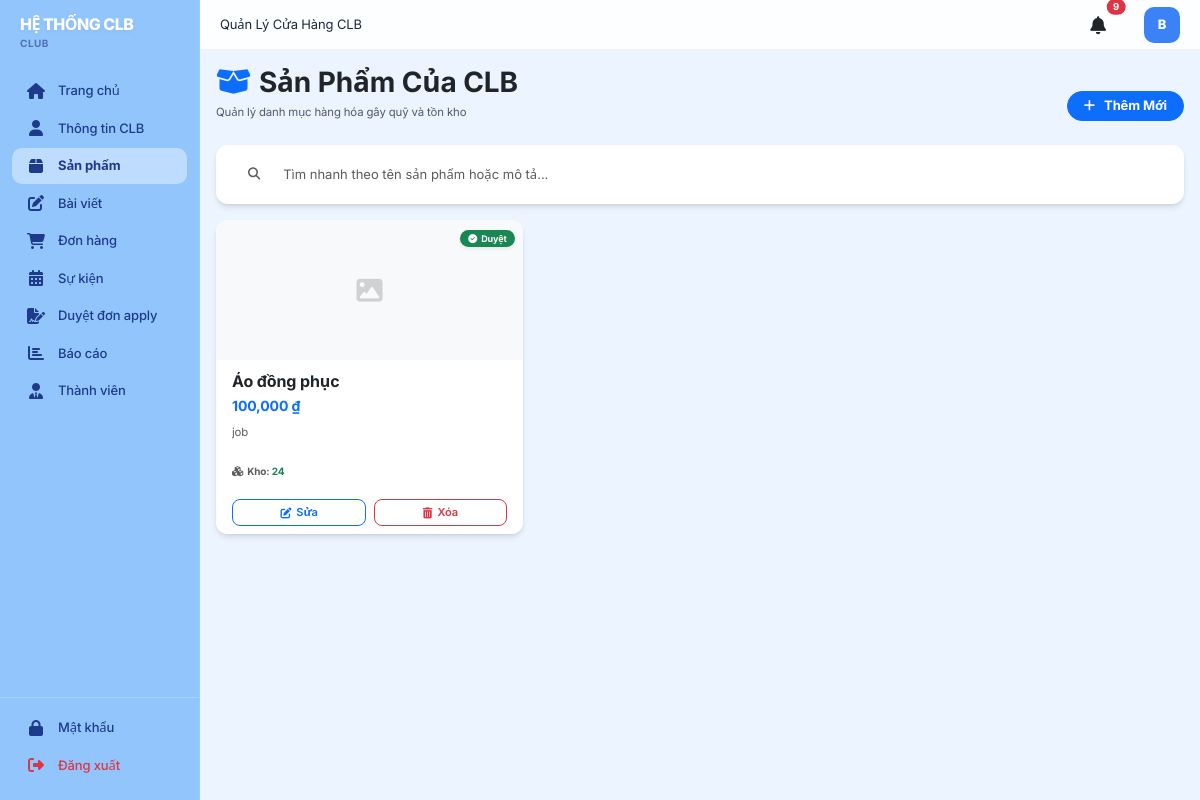
/club/products (signed in), run on the app's committed database.
### models.py (models this page shows, shortened)
class User(db.Model):
    __tablename__ = 'users'
    id = db.Column(db.Integer, primary_key=True)
    username = db.Column(db.String(120), unique=True, nullable=False)
    email = db.Column(db.String(120), unique=True, nullable=False)
    password_hash = db.Column(db.String(255), nullable=False)
    user_type = db.Column(db.String(20), nullable=False)  # student, club, admin
    status = db.Column(db.String(20), default=STATUS_ACTIVE)  # active, inactive
    created_at = db.Column(db.DateTime, default=datetime.utcnow)
    updated_at = db.Column(db.DateTime, default=datetime.utcnow, onupdate=datetime.utcnow)
    student_profile = db.relationship('Student', backref='user', uselist=False, cascade='all, delete-orphan')
    club_profile = db.relationship('Club', backref='user', uselist=False, cascade='all, delete-orphan', foreign_keys='Club.user_id')
    def is_student(self):
        return self.user_type == USER_TYPE_STUDENT
    def is_club(self):
        return self.user_type == USER_TYPE_CLUB

class Product(db.Model):
    __tablename__ = 'products'
    id = db.Column(db.Integer, primary_key=True)
    club_id = db.Column(db.Integer, db.ForeignKey('clubs.id'), nullable=False)
    product_name = db.Column(db.String(200), nullable=False)
    description = db.Column(db.Text)
    price = db.Column(db.Float, nullable=False)
    quantity = db.Column(db.Integer, default=0)
    image_url = db.Column(db.String(255))
    status = db.Column(db.String(20), default=STATUS_PENDING)  # pending, approved, active, inactive
    created_at = db.Column(db.DateTime, default=datetime.utcnow)
    updated_at = db.Column(db.DateTime, default=datetime.utcnow, onupdate=datetime.utcnow)
    order_items = db.relationship('OrderItem', backref='product', cascade='all, delete-orphan')

### app.py (the view)
@app.route('/club/products', methods=['GET', 'POST'])
@login_required
def club_products():
    if not current_user.is_club():
        flash('Chỉ CLB mới có thể quản lý sản phẩm', 'danger')
        return redirect(url_for('index'))
    club = current_user.club_profile
    products = Product.query.filter_by(club_id=club.id).all()
    return render_template('club/products.html', products=products)

### templates/club/products.html (shortened to what this page needs)
{% extends "base.html" %}
{% block page_title %}Quản Lý Cửa Hàng CLB{% endblock %}
{% block content %}
<div class="d-flex justify-content-between align-items-end mb-4">
    <div>
        <h3 class="fw-bold mb-1 text-dark"><i class="fas fa-box-open text-primary me-2"></i>Sản Phẩm Của CLB</h3>
        <p class="text-muted small mb-0">Quản lý danh mục hàng hóa gây quỹ và tồn kho</p>
    </div>
    <a href="{{ url_for('create_product') }}" class="btn btn-primary btn-sm rounded-pill px-3 py-1 fw-bold">
        <i class="fas fa-plus me-1"></i>Thêm Mới
    </a>
</div>
<div class="card border-0 mb-3 shadow-sm rounded-3">
    <div class="card-body p-2">
        <div class="input-group input-group-sm border-0">
            <span class="input-group-text bg-transparent border-0 px-3"><i class="fas fa-search text-muted small"></i></span>
            <input type="text" class="form-control border-0 bg-transparent py-2" style="font-size: 13px;" placeholder="Tìm nhanh theo tên sản phẩm hoặc mô tả..." id="searchInput">
        </div>
    </div>
</div>
<div class="row" id="productsGrid">
    {% for product in products %}
    <div class="col-md-4 mb-3">
        <div class="card h-100 border-0 shadow-sm rounded-3 overflow-hidden position-relative">
            <div class="bg-light d-flex align-items-center justify-content-center" style="height: 140px;">
                {% if product.image_url %}
                    <img src="{{ product.image_url }}" alt="{{ product.product_name }}" style="width: 100%; height: 100%; object-fit: cover;">
                {% else %}
                    <i class="fas fa-image fa-2x text-muted opacity-25"></i>
                {% endif %}
            </div>
            <div class="position-absolute top-0 end-0 p-2">
                {% if product.status == 'pending' %}
                <span class="badge bg-warning text-dark px-2 py-1 rounded-pill shadow-sm" style="font-size: 9px;"><i class="fas fa-hourglass-half me-1"></i>Chờ</span>
                {% elif product.status == 'approved' %}
                <span class="badge bg-success px-2 py-1 rounded-pill shadow-sm" style="font-size: 9px;"><i class="fas fa-check-circle me-1"></i>Duyệt</span>
                {% elif product.status == 'rejected' %}
                <span class="badge bg-danger px-2 py-1 rounded-pill shadow-sm" style="font-size: 9px;"><i class="fas fa-times-circle me-1"></i>Từ chối</span>
                {% endif %}
            </div>
            <div class="card-body p-3">
                <h6 class="fw-bold mb-1 text-truncate" style="max-width: 100%;">{{ product.product_name }}</h6>
                <p class="text-primary fw-bold mb-2" style="font-size: 14px;">{{ "{:,.0f}".format(product.price) }} ₫</p>
                <p class="text-muted small mb-2" style="display: -webkit-box; -webkit-line-clamp: 2; line-clamp: 2; -webkit-box-orient: vertical; overflow: hidden; height: 32px; line-height: 16px;">
                    {{ product.description }}
                </p>
                <div class="text-muted small fw-bold" style="font-size: 10px;">
                    <i class="fas fa-cubes me-1"></i>Kho: <span class="{% if product.quantity == 0 %}text-danger{% else %}text-success{% endif %}">{{ product.quantity }}</span>
                </div>
            </div>
            <div class="card-footer bg-white border-top-0 p-2 px-3 d-flex justify-content-between">
                <a href="{{ url_for('edit_product', product_id=product.id) }}" class="btn btn-outline-primary btn-sm flex-grow-1 p-1" style="font-size: 11px;">
                    <i class="fas fa-edit"></i> Sửa
                </a>
                <form action="{{ url_for('delete_product', product_id=product.id) }}" method="POST" class="d-inline flex-grow-1 ms-2">
                    <button type="submit" class="btn btn-outline-danger btn-sm w-100 p-1" style="font-size: 11px;" onclick="return confirm('Xóa sản phẩm này?')">
                        <i class="fas fa-trash-alt"></i> Xóa
                    </button>
                </form>
            </div>
        </div>
    </div>
    {% endfor %}
</div>
{% endblock %}

### templates/base.html (shortened to what this page needs)
<!DOCTYPE html>
<html lang="vi">
<head>
    <link href="https://cdn.jsdelivr.net/npm/bootstrap@5.3.0/dist/css/bootstrap.min.css" rel="stylesheet">
    <link rel="stylesheet" href="https://cdnjs.cloudflare.com/ajax/libs/font-awesome/6.4.0/css/all.min.css">
<link rel="stylesheet" href="{{ url_for('static', filename='css/style.css') }}">
</head>
<body>
    <div class="layout">
        {% if not hide_sidebar %}
        <div class="sidebar">
            <div class="logo">
                <h5>HỆ THỐNG CLB</h5>
                <p>{% if current_user.is_authenticated %}{{ current_user.user_type }}{% else %}Sinh viên{% endif %}</p>
            </div>
            <nav class="sidebar-nav">
                {% if current_user.is_authenticated %}
                    {% if current_user.is_student() %}
                        <div class="nav-item">
                            <a href="{{ url_for('student_dashboard') }}" class="nav-link {% if request.endpoint == 'student_dashboard' %}active{% endif %}">
                                <i class="fas fa-home"></i> Trang chủ
                            </a>
                        </div>
                        <div class="nav-item">
                            <a href="{{ url_for('student_profile') }}" class="nav-link {% if request.endpoint and 'profile' in request.endpoint %}active{% endif %}">
                                <i class="fas fa-user"></i> Hồ sơ cá nhân
                            </a>
                        </div>
                        <div class="nav-item">
                            <a href="{{ url_for('student_activities') }}" class="nav-link {% if request.endpoint == 'student_activities' %}active{% endif %}">
                                <i class="fas fa-tasks"></i> Hoạt động của tôi
                            </a>
                        </div>
                        <div class="nav-item">
                            <a href="{{ url_for('student_clubs') }}" class="nav-link {% if request.endpoint == 'student_clubs' %}active{% endif %}">
                                <i class="fas fa-users"></i> Khám phá CLB
                            </a>
                        </div>
                        <div class="nav-item">
                            <a href="{{ url_for('student_events') }}" class="nav-link {% if request.endpoint == 'student_events' %}active{% endif %}">
                                <i class="fas fa-calendar"></i> Sự kiện
                            </a>
                        </div>
                        <div class="nav-item">
                            <a href="{{ url_for('products_list') }}" class="nav-link {% if 'product' in request.endpoint|string %}active{% endif %}">
                                <i class="fas fa-shopping-bag"></i> Cửa hàng
                            </a>
                        </div>
                        <div class="nav-item">
                            <a href="{{ url_for('cart') }}" class="nav-link {% if request.endpoint == 'cart' %}active{% endif %}">
                                <i class="fas fa-shopping-cart"></i> Giỏ hàng
                            </a>
                        </div>
                        <div class="nav-item">
                            <a href="{{ url_for('orders_list') }}" class="nav-link {% if request.endpoint == 'orders_list' %}active{% endif %}">
                                <i class="fas fa-receipt"></i> Đơn hàng
                            </a>
                        </div>
                        <div class="nav-item">
                            <a href="{{ url_for('student_club_register') }}" class="nav-link {% if request.endpoint == 'student_club_register' %}active{% endif %}">
                                <i class="fas fa-edit"></i> Đăng ký CLB
                            </a>
                        </div>
                    {% elif current_user.is_club() %}
                        <div class="nav-item">
                            <a href="{{ url_for('club_dashboard') }}" class="nav-link {% if request.endpoint == 'club_dashboard' %}active{% endif %}">
                                <i class="fas fa-home"></i> Trang chủ
                            </a>
                        </div>
                        <div class="nav-item">
                            <a href="{{ url_for('club_profile') }}" class="nav-link {% if request.endpoint == 'club_profile' %}active{% endif %}">
                                <i class="fas fa-user"></i> Thông tin CLB
                            </a>
                        </div>
                        <div class="nav-item">
                            <a href="{{ url_for('club_products') }}" class="nav-link {% if 'product' in request.endpoint|string %}active{% endif %}">
                                <i class="fas fa-box"></i> Sản phẩm
                            </a>
                        </div>
                        <div class="nav-item">
                            <a href="{{ url_for('club_posts') }}" class="nav-link {% if 'post' in request.endpoint|string %}active{% endif %}">
                                <i class="fas fa-edit"></i> Bài viết
                            </a>
                        </div>
                        <div class="nav-item">
                            <a href="{{ url_for('club_orders') }}" class="nav-link {% if 'order' in request.endpoint|string %}active{% endif %}">
                                <i class="fas fa-shopping-cart"></i> Đơn hàng
                            </a>
                        </div>
                        <div class="nav-item">
                            <a href="{{ url_for('club_events') }}" class="nav-link {% if 'event' in request.endpoint|string %}active{% endif %}">
                                <i class="fas fa-calendar-alt"></i> Sự kiện
                            </a>
                        </div>
                        <div class="nav-item">
                            <a href="{{ url_for('club_applications') }}" class="nav-link {% if request.endpoint == 'club_applications' %}active{% endif %}">
                                <i class="fas fa-file-signature"></i> Duyệt đơn apply
                            </a>
                        </div>
                        <div class="nav-item">
                            <a href="{{ url_for('club_reports') }}" class="nav-link {% if request.endpoint == 'club_reports' %}active{% endif %}">
                                <i class="fas fa-chart-bar"></i> Báo cáo
                            </a>
                        </div>
                        <div class="nav-item">
                            <a href="{{ url_for('club_members') }}" class="nav-link {% if request.endpoint == 'club_members' %}active{% endif %}">
                                <i class="fas fa-user-tie"></i> Thành viên
                            </a>
                        </div>
                    {% endif %}
                {% endif %}
            </nav>
            {% if current_user.is_authenticated %}
            <div class="sidebar-footer">
                <div class="nav-item">
                    <a href="{{ url_for('change_credentials') }}" class="nav-link {% if request.endpoint == 'change_credentials' %}active{% endif %}">
                        <i class="fas fa-lock"></i> Mật khẩu
                    </a>
                </div>
                <div class="nav-item">
                    <a href="{{ url_for('logout') }}" class="nav-link text-danger">
                        <i class="fas fa-sign-out-alt"></i> Đăng xuất
                    </a>
                </div>
            </div>
            {% endif %}
        </div>
        {% endif %}
        <div class="main-container {% if hide_sidebar %}no-sidebar{% endif %}">
            {% if not hide_sidebar %}
            <div class="top-header">
                <div class="header-left">
                    {% block page_title %}{% endblock %}
                </div>
                <div class="header-right">
                    <a href="{{ url_for('notifications_list') }}" class="notification-icon position-relative text-dark text-decoration-none me-3">
                        <i class="fas fa-bell"></i>
                        {% if unread_count > 0 %}
                        <span class="position-absolute top-0 start-100 translate-middle badge rounded-pill bg-danger" style="font-size: 0.6rem; padding: 0.35em 0.65em; border: 2px solid #fff;">
                            {{ unread_count if unread_count < 100 else '99+' }}
                        </span>
                        {% endif %}
                    </a>
                    {% if current_user.is_authenticated %}
                        {% set avatar = None %}
                        {% if current_user.is_student() and current_user.student_profile and current_user.student_profile.avatar_url %}
                            {% set avatar = current_user.student_profile.avatar_url %}
                        {% elif current_user.is_club() and current_user.club_profile and current_user.club_profile.logo_url %}
                            {% set avatar = current_user.club_profile.logo_url %}
                        {% endif %}
                        {% if avatar %}
                        <div class="user-avatar border border-2 shadow-sm" title="{{ current_user.username }}">
                            <img src="{{ avatar }}" alt="Avatar" style="width: 100%; height: 100%; object-fit: cover; border-radius: 50%;">
                        </div>
                        {% else %}
                        <div class="user-avatar" title="{{ current_user.username or 'User' }}">
                            {{ (current_user.username[0].upper() if current_user.username else '?') }}
                        </div>
                        {% endif %}
                    {% endif %}
                </div>
            </div>
            {% endif %}
            <div class="content-area">
                {% block content %}{% endblock %}
            </div>
        </div>
    </div>
</body>
</html>

### data on the page
User: user_type "CLUB", username "B"
Product: status "approved" (drawn), product_name "Áo đồng phục", price "100,000", description "job", quantity "24"

### other printed values
{{ unread_count if unread_count < 100 else '99+' }} "9"
